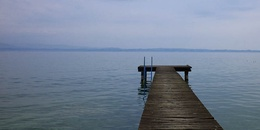
%> input picture Clocalstruct/im1.jpg, 260 x 130 px, shrunk from 800 x 400 before the run
$ octave --eval "result = NEDI(imread('../../Clocalstruct/im1.jpg'));"   (GNU Octave 9; MATLAB toolbox functions it lacks are replaced by stand-ins)
%> lines starting %> are read from the running program, lines starting %| are printed output that depends on the picture; in (x1, y1, x2, y2) boxes, pixels count from 0 and x2, y2 are one past the last pixel; in counts of white or black regions, pixels touching at a corner belong together; the program's own positions count from 1
function imgo = NEDI(frame)

%frame = imread('0853x4.png');
figure;
imshow(frame);

tic;
m = 5; % window size
s = 2; % 1/2 of scale size

for iter = 1:s
    if iter == 1
        dims = size(frame);
    else
        dims = size(imgo);
    end
    rows = dims(1);
    cols = dims(2);
    targetSize = [2*rows, 2*cols];


    % Canny edge detection
    if iter ==1
        img=im2double(frame);
    else
        img=im2double(imgo);
    end

    I=rgb2gray(img);

    sharp = edge(I,'canny', 0.3); %Could you please also estimate when using sobel/prewitt instead of canny edge detection
    figure;
    imshow(sharp);


    % insert low-resolution pixels
    imgo = imresize(img, targetSize, 'bicubic'); %Could you please also estimate when using bicubic instead of lanczos3


    y = double(zeros(m^2, 1)); % pixels in the window
    C = double(zeros(m^2, 4)); % interpolation neighbours of each pixel in the window

    %% step 1  reconstruct the points with the form of (2*i+1,2*j+1)
    for k=1:3  % 3 colors
        for i=4:rows-4
            for j=4:cols-4
                if(sharp(i,j)==1)
                    temp=1;
                    for ii=(i+1-ceil(m/2)):(i+floor(m/2))
                       for jj=j+1-ceil(m/2):j+floor(m/2)
                           y(temp)=imgo(2*ii,2*jj,k);
                           C(temp,1)=imgo(2*ii-2,2*jj-2,k);
                           C(temp,2)=imgo(2*ii+2,2*jj-2,k);
                           C(temp,3)=imgo(2*ii+2,2*jj+2,k);
                           C(temp,4)=imgo(2*ii-2,2*jj+2,k);
                           temp=temp+1;
                       end
                    end
                    alpha = pinv(C' * C) * C' * y;
                    imgo(2*i+1,2*j+1,k)=(alpha(1)*imgo(2*i,2*j,k)+alpha(2)*imgo(2*i+2,2*j,k)...
                        +alpha(3)*imgo(2*i+2,2*j+2,k)+alpha(4)*imgo(2*i,2*j+2,k));

                end
            end
        end
    end


    %% step 2 reconstructed the points with the forms of (2*i+1,2*j)
    for k=1:3  % 3 colors
        for i=4:rows-4
            for j=4:cols-4
                if(sharp(i,j)==1)
                    temp=1;
                    for ii=(i+1-ceil(m/2)):(i+floor(m/2))
                       for jj=j+1-ceil(m/2):j+floor(m/2)
                           y(temp)=imgo(2*ii+1,2*jj-1,k);
                           C(temp,1)=imgo(2*ii-1,2*jj-1,k);
                           C(temp,2)=imgo(2*ii+1,2*jj-3,k);
                           C(temp,3)=imgo(2*ii+3,2*jj-1,k);
                           C(temp,4)=imgo(2*ii+1,2*jj+1,k);
                           temp=temp+1;
                       end
                    end
                    alpha = pinv(C' * C) * C' * y;
                    imgo(2*i+1,2*j,k)=(alpha(1)*imgo(2*i,2*j,k)+alpha(2)*imgo(2*i+1,2*j-1,k)...
                        +alpha(3)*imgo(2*i+2,2*j,k)+alpha(4)*imgo(2*i+1,2*j+1,k));
                end
            end
        end
    end

    %% step 3 reconstructed the points with the forms of (2*i,2*j+1)

    for k=1:3  % 3 colors
        for i=4:rows-4
            for j=4:cols-4
                if(sharp(i,j)==1)
                    temp=1;
                    for ii=(i+1-ceil(m/2)):(i+floor(m/2))
                       for jj=j+1-ceil(m/2):j+floor(m/2)
                           y(temp)=imgo(2*ii+1,2*jj-1,k);
                           C(temp,1)=imgo(2*ii-1,2*jj-1,k);
                           C(temp,2)=imgo(2*ii+1,2*jj-3,k);
                           C(temp,3)=imgo(2*ii+3,2*jj-1,k);
                           C(temp,4)=imgo(2*ii+1,2*jj+1,k);
                           temp=temp+1;
                       end
                    end
                    alpha = pinv(C' * C) * C' * y;
                    imgo(2*i,2*j+1,k)=(alpha(1)*imgo(2*i-1,2*j+1,k)+alpha(2)*imgo(2*i,2*j,k)...
                        +alpha(3)*imgo(2*i+1,2*j+1,k)+alpha(4)*imgo(2*i,2*j+2,k));
                end
            end
        end
    end
end
%> this loop made 2 passes
%> pass 1, in NEDI, `I=rgb2gray(img);`:
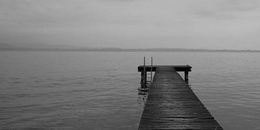
%> I: size 130x260 double; min 0, max 0.736, mean 0.505
%> pass 1, in NEDI, `sharp = edge(I,'canny', 0.3);`:
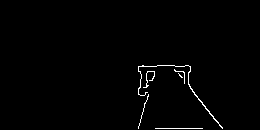
%> sharp: size 130x260 logical; 1.1% white in thin lines or dots, all inside (x1, y1, x2, y2) = (138, 65, 223, 129)
%> pass 1, in NEDI, `imgo = imresize(img, targetSize, 'bicubic');`:
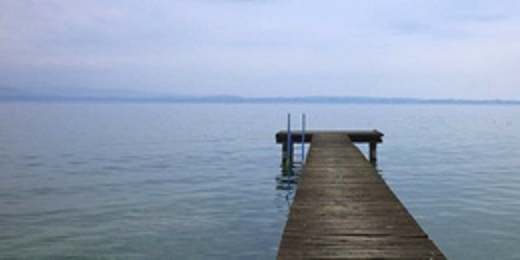
%> imgo: size 260x520x3 double; mean R, G, B 0.461, 0.512, 0.588; drawn with min black and max white
%> after the loop, C = 25 rows, first 8: [0.252 0.099 0.0818 0.247; 0.338 0.155 0.162 0.345; 0.384 0.247 0.273 0.413; 0.403 0.345 0.378 0.401; 0.393 0.413 0.388 0.388; 0.155 0.064 0.104 0.162; 0.247 0.0818 0.137 0.273; 0.345 0.162 0.202 0.378]; alpha = [0.508; 0.133; 0.526; -0.11]; temp = 26; y = 25 values, max 0.413 at index 4, min 0.0818 at index 6, mean 0.219
